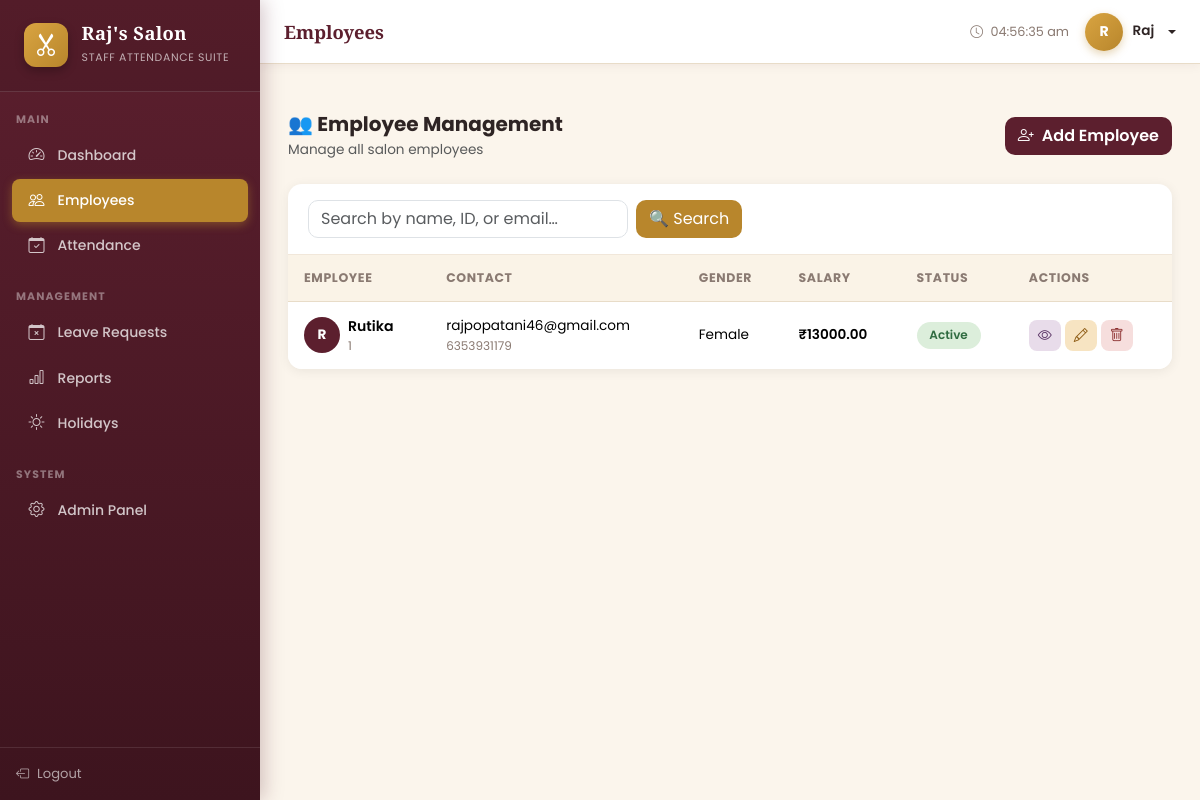
Screenshot of /employees/ (signed in) with the database file from the repository.
### attendance/models.py (models this page shows, shortened)
class Employee(models.Model):
    GENDER_CHOICES = [('Male', 'Male'), ('Female', 'Female'), ('Other', 'Other')]
    STATUS_CHOICES = [('Active', 'Active'), ('Inactive', 'Inactive')]
    user          = models.OneToOneField(User, on_delete=models.CASCADE, related_name='employee', null=True, blank=True)
    employee_id   = models.CharField(max_length=20, unique=True)
    full_name     = models.CharField(max_length=200)
    email         = models.EmailField(unique=True)
    phone         = models.CharField(max_length=15)
    gender        = models.CharField(max_length=10, choices=GENDER_CHOICES)
    salary        = models.DecimalField(max_digits=10, decimal_places=2, default=0)
    address       = models.TextField(blank=True)
    status        = models.CharField(max_length=10, choices=STATUS_CHOICES, default='Active')
    profile_photo = models.ImageField(upload_to='profile_photos/', blank=True, null=True)
    date_joined   = models.DateField(default=timezone.now)
    class Meta:
        ordering = ['employee_id']

### attendance/views.py (the view)
# urls.py: path('employees/',                views.employee_list,   name='employee_list'),
@login_required
@user_passes_test(is_admin)
def employee_list(request):
    q         = request.GET.get('q', '')
    employees = Employee.objects.all()
    if q:
        employees = employees.filter(
            Q(full_name__icontains=q) | Q(employee_id__icontains=q) | Q(email__icontains=q)
        )
    paginator = Paginator(employees, 10)
    employees = paginator.get_page(request.GET.get('page'))
    return render(request, 'attendance/employee_list.html', {'employees': employees, 'q': q})

### attendance/views.py (called while the page is built)
def is_admin(user):
    return user.is_staff or user.is_superuser

### attendance/templates/attendance/employee_list.html (shortened to what this page needs)
{% extends 'base.html' %}
{% block page_title %}Employees{% endblock %}
{% block content %}
<div class="d-flex align-items-center justify-content-between mb-4">
  <div>
    <h5 class="fw-bold mb-1">👥 Employee Management</h5>
    <p class="text-muted mb-0" style="font-size:.85rem">Manage all salon employees</p>
  </div>
  <a href="{% url 'employee_add' %}" class="btn" style="background:#5C1F2E;color:#fff;border-radius:10px;font-weight:600">
    <i class="bi bi-person-plus me-2"></i>Add Employee
  </a>
</div>
<div class="table-card card mb-3">
  <div class="card-body" style="padding:1rem 1.25rem;border-bottom:1px solid #F1E7DA">
    <form method="GET" class="d-flex gap-2">
      <input type="text" name="q" value="{{ q }}" class="form-control" style="max-width:320px;border-radius:10px" placeholder="Search by name, ID, or email…"/>
      <button type="submit" class="btn" style="background:#B8862C;color:#fff;border-radius:10px">🔍 Search</button>
    </form>
  </div>
  <div class="card-body p-0">
    <table class="table table-hover mb-0">
      <thead>
        <tr><th>Employee</th><th>Contact</th><th>Gender</th><th>Salary</th><th>Status</th><th>Actions</th></tr>
      </thead>
      <tbody>
        {% for emp in employees %}
        <tr>
          <td>
            <div class="d-flex align-items-center gap-2">
              {% if emp.profile_photo %}
                <img src="{{ emp.profile_photo.url }}" width="36" height="36" style="border-radius:50%;object-fit:cover"/>
              {% else %}
                <div style="width:36px;height:36px;border-radius:50%;background:#5C1F2E;color:#fff;display:flex;align-items:center;justify-content:center;font-weight:700;font-size:.85rem">{{ emp.full_name|first|upper }}</div>
              {% endif %}
              <div>
                <div style="font-weight:600;font-size:.88rem">{{ emp.full_name }}</div>
                <div style="font-size:.75rem;color:#8A7A72">{{ emp.employee_id }}</div>
              </div>
            </div>
          </td>
          <td>
            <div style="font-size:.85rem">{{ emp.email }}</div>
            <div style="font-size:.75rem;color:#8A7A72">{{ emp.phone }}</div>
          </td>
          <td style="font-size:.85rem">{{ emp.gender }}</td>
          <td style="font-size:.85rem;font-weight:600">₹{{ emp.salary }}</td>
          <td><span class="status-badge badge-{{ emp.status|lower }}">{{ emp.status }}</span></td>
          <td>
            <div class="d-flex gap-1">
              <a href="{% url 'employee_detail' emp.pk %}" class="btn btn-sm" style="background:#E8DCEA;color:#5B3566;border-radius:8px" title="View"><i class="bi bi-eye"></i></a>
              <a href="{% url 'employee_edit' emp.pk %}" class="btn btn-sm" style="background:#F7E4C2;color:#8C5A12;border-radius:8px" title="Edit"><i class="bi bi-pencil"></i></a>
              <a href="{% url 'employee_delete' emp.pk %}" class="btn btn-sm" style="background:#F6DEDD;color:#8B2E2E;border-radius:8px" title="Delete"><i class="bi bi-trash"></i></a>
            </div>
          </td>
        </tr>
        {% empty %}
        <tr><td colspan="6" class="text-center text-muted py-5">No employees found.</td></tr>
        {% endfor %}
      </tbody>
    </table>
  </div>
</div>
{% endblock %}

### templates/base.html (shortened to what this page needs)
<!DOCTYPE html>
<html lang="en">
<head>
<link href="https://cdn.jsdelivr.net/npm/bootstrap@5.3.2/dist/css/bootstrap.min.css" rel="stylesheet"/>
<link href="https://cdn.jsdelivr.net/npm/bootstrap-icons@1.11.3/font/bootstrap-icons.css" rel="stylesheet"/>
</head>
<body>
<div class="sidebar" id="sidebar">
  <div class="sidebar-brand">
    <span class="logo"><i class="bi bi-scissors"></i></span>
    <div class="brand-text">
      <h6>Raj's Salon</h6>
      <small>Staff Attendance Suite</small>
    </div>
  </div>
  {% if user.is_authenticated %}
  {% if user.is_staff or user.is_superuser %}
  <div class="sidebar-section mt-2">Main</div>
  <ul class="sidebar-nav">
    <li><a href="{% url 'dashboard' %}" class="{% if request.resolver_match.url_name == 'dashboard' %}active{% endif %}"><i class="bi bi-speedometer2"></i> Dashboard</a></li>
    <li><a href="{% url 'employee_list' %}" class="{% if 'employee' in request.resolver_match.url_name %}active{% endif %}"><i class="bi bi-people"></i> Employees</a></li>
    <li><a href="{% url 'attendance_list' %}" class="{% if 'attendance' in request.resolver_match.url_name %}active{% endif %}"><i class="bi bi-calendar-check"></i> Attendance</a></li>
  </ul>
  <div class="sidebar-section mt-2">Management</div>
  <ul class="sidebar-nav">
    <li><a href="{% url 'leave_list' %}" class="{% if 'leave' in request.resolver_match.url_name %}active{% endif %}"><i class="bi bi-calendar-x"></i> Leave Requests</a></li>
    <li><a href="{% url 'reports' %}" class="{% if request.resolver_match.url_name == 'reports' %}active{% endif %}"><i class="bi bi-bar-chart"></i> Reports</a></li>
    <li><a href="{% url 'holiday_list' %}" class="{% if 'holiday' in request.resolver_match.url_name %}active{% endif %}"><i class="bi bi-sun"></i> Holidays</a></li>
  </ul>
  <div class="sidebar-section mt-2">System</div>
  <ul class="sidebar-nav">
    <li><a href="/admin/" target="_blank"><i class="bi bi-gear"></i> Admin Panel</a></li>
  </ul>
  {% endif %}
  <div class="sidebar-footer">
    <a href="{% url 'logout' %}"><i class="bi bi-box-arrow-left"></i> Logout</a>
  </div>
  {% endif %}
</div>
{% if user.is_authenticated %}
<div class="topbar">
  <div class="topbar-left">
    <span class="topbar-title">{% block page_title %}Dashboard{% endblock %}</span>
  </div>
  <div class="topbar-right">
    <span style="font-size:.8rem;color:#8A7A72">
      <i class="bi bi-clock me-1"></i>
      <span id="live-time"></span>
    </span>
    <div class="dropdown">
      <div class="topbar-user dropdown-toggle" data-bs-toggle="dropdown">
        <div class="topbar-avatar">{{ user.username|first|upper }}</div>
        <span style="font-size:.85rem;font-weight:600">{{ user.get_full_name|default:user.username }}</span>
      </div>
    </div>
  </div>
</div>
{% endif %}
<div class="{% if user.is_authenticated %}main-wrap{% else %}container-fluid{% endif %}">
  {% block content %}{% endblock %}
</div>
</body>
</html>

### templates/base.html (style rules this page uses)
:root { --primary: #5C1F2E; --primary-l: #7A2C40; --primary-dark: #3D141E; --secondary: #B8862C; --secondary-l: #D9A441; --success: #3F7D52; --danger: #A23B3B; --warning: #D9A441; --bg: #FBF5EC; --surface: #FFFFFF; --text: #2E2424; --muted: #8A7A72; --sidebar-w: 260px; --topbar-h: 64px; --font-display: 'Playfair Display', serif; --font-body: 'Poppins', sans-serif; }
* { box-sizing:border-box; }
body { font-family:var(--font-body); background:var(--bg); color:var(--text); margin:0; }
h1,h2,h3,h4,h5,h6 { font-family:var(--font-body); }
.sidebar { width:var(--sidebar-w); height:100vh; position:fixed; top:0; left:0; background:linear-gradient(180deg,var(--primary) 0%,var(--primary-dark) 100%); overflow-y:auto; z-index:200; display:flex; flex-direction:column; box-shadow:4px 0 18px rgba(92,31,46,.25); }
.sidebar-brand { padding:1.4rem 1.5rem; border-bottom:1px solid rgba(255,255,255,.12); display:flex; align-items:center; gap:.85rem; background:rgba(0,0,0,.1); }
.sidebar-brand .logo { font-size:1.5rem; width:44px; height:44px; flex-shrink:0; background:linear-gradient(135deg,var(--secondary-l),var(--secondary)); border-radius:12px; display:flex; align-items:center; justify-content:center; color:#fff; box-shadow:0 4px 10px rgba(0,0,0,.25); }
.sidebar-brand .brand-text { color:#fff; }
.sidebar-brand .brand-text h6 { font-family:var(--font-display); font-weight:700; font-size:1.15rem; margin:0; letter-spacing:.02em; }
.sidebar-brand .brand-text small { color:rgba(255,255,255,.65); font-size:.68rem; letter-spacing:.06em; text-transform:uppercase; }
.sidebar-section { padding:.75rem 1rem .35rem; color:rgba(255,255,255,.4); font-size:.68rem; font-weight:700; text-transform:uppercase; letter-spacing:.1em; }
.sidebar-nav { list-style:none; padding:0 .75rem; margin:0; }
.sidebar-nav li { margin-bottom:2px; }
.sidebar-nav a { display:flex; align-items:center; gap:.7rem; padding:.6rem .9rem; border-radius:8px; color:rgba(255,255,255,.75); text-decoration:none; font-size:.875rem; font-weight:500; transition:all .2s; }
.sidebar-nav a.active { background:var(--secondary); color:#fff; box-shadow:0 3px 10px rgba(184,134,44,.45); }
.sidebar-nav a i { font-size:1rem; width:20px; text-align:center; }
.sidebar-footer { margin-top:auto; padding:1rem; border-top:1px solid rgba(255,255,255,.1); }
.sidebar-footer a { color:rgba(255,255,255,.6); font-size:.82rem; text-decoration:none; display:flex; align-items:center; gap:.5rem; }
.topbar { height:var(--topbar-h); position:fixed; top:0; left:var(--sidebar-w); right:0; background:var(--surface); border-bottom:1px solid #E8DCC8; z-index:100; display:flex; align-items:center; justify-content:space-between; padding:0 1.5rem; box-shadow:0 2px 10px rgba(92,31,46,.06); }
.topbar-left { display:flex; align-items:center; gap:1rem; }
.topbar-title { font-family:var(--font-display); font-weight:700; font-size:1.15rem; color:var(--primary); }
.topbar-right { display:flex; align-items:center; gap:1rem; }
.topbar-user { display:flex; align-items:center; gap:.6rem; cursor:pointer; }
.topbar-avatar { width:38px; height:38px; border-radius:50%; background:linear-gradient(135deg,var(--secondary-l),var(--secondary)); color:#fff; display:flex; align-items:center; justify-content:center; font-weight:700; font-size:.88rem; box-shadow:0 3px 8px rgba(184,134,44,.35); }
.main-wrap { margin-left:var(--sidebar-w); margin-top:var(--topbar-h); padding:1.75rem; min-height:calc(100vh - var(--topbar-h)); }
.table-card { border:none; border-radius:14px; box-shadow:0 2px 12px rgba(0,0,0,.07); overflow:hidden; }
.table-card .table { margin:0; }
.table-card .table th { background:#FAF3E7; font-size:.78rem; font-weight:700; text-transform:uppercase; letter-spacing:.05em; color:#8A7A72; border-bottom:1px solid #E8DCC8; padding:.85rem 1rem; }
.table-card .table td { padding:.85rem 1rem; vertical-align:middle; font-size:.88rem; border-bottom:1px solid #F1E7DA; }
.table-card .table tr:last-child td { border-bottom:none; }
.badge-active { background:#DCEEDB; color:#2F6B40; }
.status-badge { padding:.3rem .8rem; border-radius:20px; font-size:.75rem; font-weight:600; display:inline-block; }
a { color:var(--secondary); }

### rows the page displays
Employee: full_name|first "R", full_name "Rutika", employee_id "1", email "rajpopatani46@gmail.com", phone "6353931179", gender "Female", salary "13000.00", status "Active"

### other values shown
{{ user.username|first|upper }} "R"
{{ user.get_full_name|default:user.username }} "Raj"
